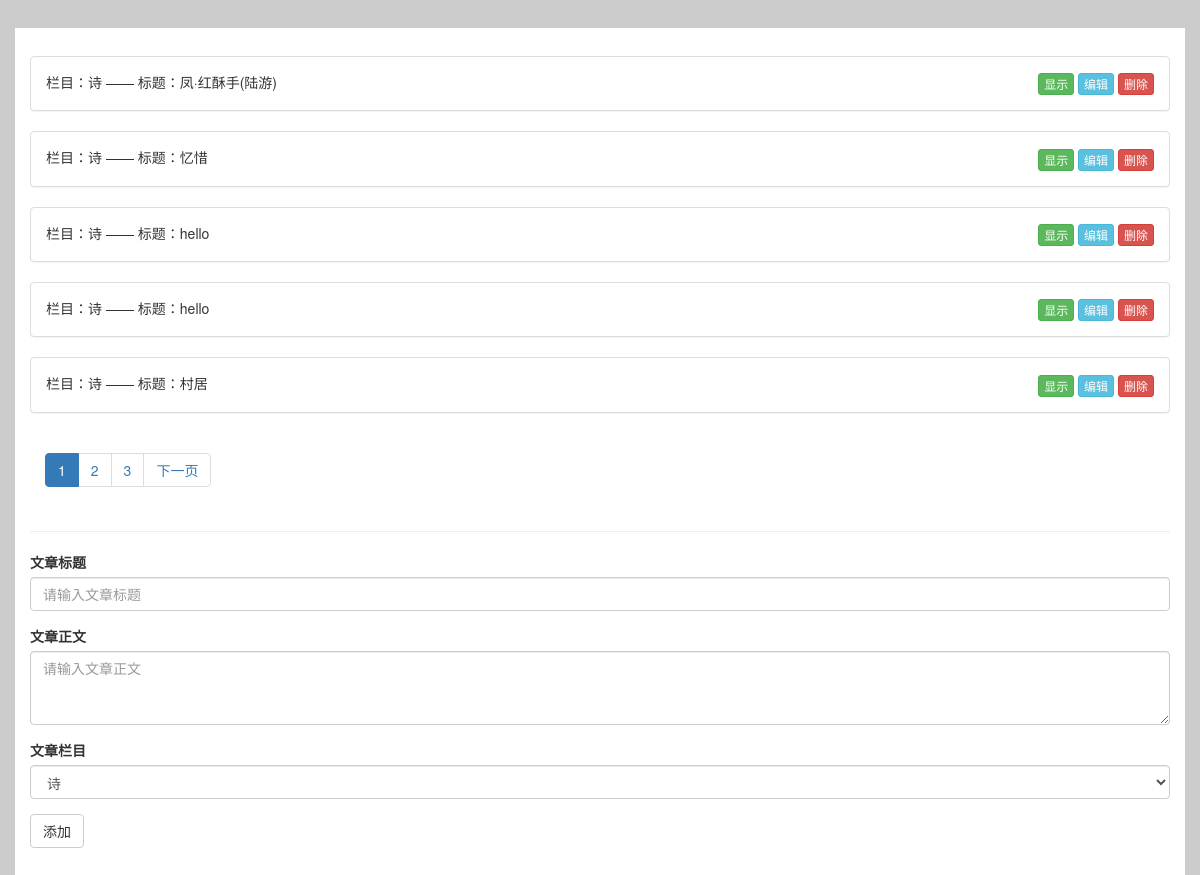
Page /redact/None (signed in) on the committed database.
### infomation/models.py (models this page shows, shortened)
class Article(models.Model):
    title = models.CharField(max_length=64)
    content = models.TextField()
    create_time = models.DateTimeField(default=timezone.now)
    support_num = models.IntegerField(default=0)
    read_num = models.IntegerField(default=1)
    garde_num = models.IntegerField(default=0)
    author = models.ForeignKey(to=User, related_name='articles')
    column = models.ForeignKey(to=ArticleColumn, related_name='column_articles')

class ArticleColumn(models.Model):
    title = models.CharField(max_length=64)

### infomation/views.py (the view, shortened to what this page needs)
# urls.py: url(r'^redact/(?P<id>\d*)', views.index_redact, name="redact"),
@login_required
def index_redact(request, id=None):
    if request.user.identity != 'Redact':
        return redirect(to=index)
    if request.method == "GET":
        articles = Article.objects.all().order_by('-create_time')
        columns = ArticleColumn.objects.all()
        paginator = Paginator(articles, 5)
        page = request.GET.get('page', 1)
        currentPage = int(page)
        try:
            article_list = paginator.page(page)  # 获取当前页码的记录
        except PageNotAnInteger:
            article_list = paginator.page(1)  # 如果用户输入的页码不是整数时,显示第1页的内容
        except EmptyPage:
            article_list = paginator.page(paginator.num_pages)  # 如果用户输入的页数不在系统的页码列表中时,显示最后一页的内容
        if id:
            current_article = Article.objects.filter(id=id).first()
        else:
            current_article = None
        return render(request, 'infosite_redact.html',
locals())

### infomation/templates/infosite_redact.html (shortened to what this page needs)
<!DOCTYPE html>
<html>
<head>
    <link rel="stylesheet" href="/static/css/bootstrap.css"/>
</head>
<body>
<div id="content" class="container">
    {% for article in article_list %}
    <div class="panel panel-default">
        <div class="panel-body">
            栏目：{{ article.column.title }} —— 标题：{{ article.title }}
            <div class="button-group btn-group-xs" style="display: inline-block;float:right;">
                <button id="show-{{ forloop.counter }}" class="btn btn-success" onclick="show_hidden({{ forloop.counter }})">显示</button>
                <a class="btn btn-info" href="{% url 'redact' id=article.id %}">编辑</a>
                <a class="btn btn-danger" href="{% url 'delete_article' id=article.id %}">删除</a>
            </div>
        </div>
    </div>
    {% endfor %}
<div class="container">
    <ul class="pagination" id="pager">
        {% for num in paginator.page_range %}
            {% if num == currentPage %}
                <li class="item active"><a href="/redact/?page={{ num }}">{{ num }}</a></li>
            {% else %}
                <li class="item"><a href="/redact/?page={{ num }}">{{ num }}</a></li>
            {% endif %}
        {% endfor %}
        {% if article_list.has_next %}
            <li class="next"><a href="/redact/?page={{ article_list.next_page_number }}">下一页</a></li>
        {% endif %}
    </ul>
</div>
    <hr/>
    <form role="form" method="post">
        <div class="form-group">
            <label for="name">文章标题</label>
            <input name="title" class="form-control" value="{{ current_article.title }}" placeholder="请输入文章标题">
        </div>
        <div class="form-group">
            <label for="name">文章正文</label>
            <textarea name="content" class="form-control" rows="3"
                      placeholder="请输入文章正文">{{ current_article.content }}</textarea>
        </div>
        <div class="form-group">
            <label for="name">文章栏目</label>
            <select name="column" class="form-control" rows="3">
                {% for column in columns %}
                <option value="{{ column.title }}" {% if forloop == 1 %} selected="selected" {% endif %}>
                    {{ column.title }}
                </option>
                {% endfor %}
            </select>
        </div>
        <button type="submit" class="btn btn-default">添加</button>
    </form>
</div>
</body>
</html>

### infomation/templates/infosite_redact.html (style rules this page uses)
body { background-color: #CCC; margin:2em 0em 2em 0em; }
#content { background-color: white; margin-top:2em; margin-bottom:2em; padding-top:2em; padding-bottom:2em; }

### rows in the picture
Article: column "诗", title "凤·红酥手(陆游)"
Article: column "诗", title "忆惜"
Article: column "诗", title "hello"
Article: column "诗", title "hello"
Article: column "诗", title "村居"

### other values in the picture
{{ num }} "1"
{{ num }} "2" "3"
form field column "诗"
